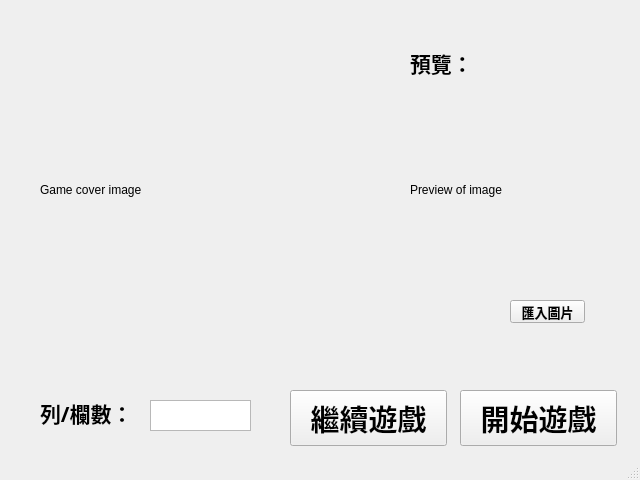
<?xml version="1.0" encoding="UTF-8"?>
<ui version="4.0">
 <class>MainWindow</class>
 <widget class="QMainWindow" name="MainWindow">
  <property name="geometry">
   <rect>
    <x>0</x>
    <y>0</y>
    <width>640</width>
    <height>480</height>
   </rect>
  </property>
  <property name="windowTitle">
   <string>MainWindow</string>
  </property>
  <widget class="QWidget" name="centralwidget">
   <widget class="QLabel" name="lableGameLogo">
    <property name="geometry">
     <rect>
      <x>40</x>
      <y>30</y>
      <width>320</width>
      <height>320</height>
     </rect>
    </property>
    <property name="text">
     <string>Game cover image</string>
    </property>
   </widget>
   <widget class="QPlainTextEdit" name="textBoxPuzzleSize">
    <property name="geometry">
     <rect>
      <x>150</x>
      <y>400</y>
      <width>101</width>
      <height>31</height>
     </rect>
    </property>
   </widget>
   <widget class="QPushButton" name="buttonStart">
    <property name="geometry">
     <rect>
      <x>460</x>
      <y>390</y>
      <width>157</width>
      <height>56</height>
     </rect>
    </property>
    <property name="font">
     <font>
      <family>微軟正黑體</family>
      <pointsize>22</pointsize>
      <weight>75</weight>
      <bold>true</bold>
     </font>
    </property>
    <property name="text">
     <string>開始遊戲</string>
    </property>
   </widget>
   <widget class="QPushButton" name="buttonImportImage">
    <property name="geometry">
     <rect>
      <x>510</x>
      <y>300</y>
      <width>75</width>
      <height>23</height>
     </rect>
    </property>
    <property name="font">
     <font>
      <pointsize>10</pointsize>
      <weight>75</weight>
      <bold>true</bold>
     </font>
    </property>
    <property name="text">
     <string>匯入圖片</string>
    </property>
   </widget>
   <widget class="QLabel" name="labelPreviewImage">
    <property name="geometry">
     <rect>
      <x>410</x>
      <y>100</y>
      <width>180</width>
      <height>180</height>
     </rect>
    </property>
    <property name="text">
     <string>Preview of image</string>
    </property>
   </widget>
   <widget class="QLabel" name="labelTip">
    <property name="geometry">
     <rect>
      <x>40</x>
      <y>400</y>
      <width>93</width>
      <height>26</height>
     </rect>
    </property>
    <property name="font">
     <font>
      <family>微軟正黑體</family>
      <pointsize>16</pointsize>
      <weight>75</weight>
      <bold>true</bold>
     </font>
    </property>
    <property name="text">
     <string>列/欄數：</string>
    </property>
   </widget>
   <widget class="QPushButton" name="buttonLoad">
    <property name="geometry">
     <rect>
      <x>290</x>
      <y>390</y>
      <width>157</width>
      <height>56</height>
     </rect>
    </property>
    <property name="font">
     <font>
      <family>微軟正黑體</family>
      <pointsize>22</pointsize>
      <weight>75</weight>
      <bold>true</bold>
     </font>
    </property>
    <property name="text">
     <string>繼續遊戲</string>
    </property>
   </widget>
   <widget class="QLabel" name="labelTip_2">
    <property name="geometry">
     <rect>
      <x>410</x>
      <y>50</y>
      <width>63</width>
      <height>26</height>
     </rect>
    </property>
    <property name="font">
     <font>
      <family>微軟正黑體</family>
      <pointsize>16</pointsize>
      <weight>75</weight>
      <bold>true</bold>
     </font>
    </property>
    <property name="text">
     <string>預覽：</string>
    </property>
   </widget>
  </widget>
  <widget class="QStatusBar" name="statusbar"/>
 </widget>
 <resources/>
 <connections/>
</ui>
